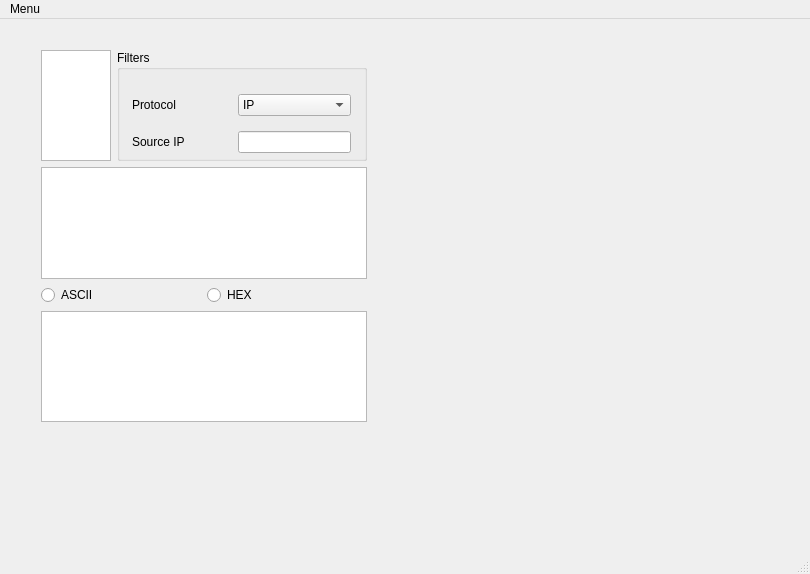
<?xml version="1.0" encoding="UTF-8"?>
<ui version="4.0">
 <class>Gui</class>
 <widget class="QMainWindow" name="Gui">
  <property name="geometry">
   <rect>
    <x>0</x>
    <y>0</y>
    <width>810</width>
    <height>574</height>
   </rect>
  </property>
  <property name="windowTitle">
   <string>Sniffer</string>
  </property>
  <widget class="QWidget" name="centralWidget">
   <widget class="QWidget" name="layoutWidget">
    <property name="geometry">
     <rect>
      <x>30</x>
      <y>20</y>
      <width>348</width>
      <height>394</height>
     </rect>
    </property>
    <layout class="QVBoxLayout" name="centralLayout">
     <item>
      <layout class="QHBoxLayout" name="horizontalLayout">
       <item>
        <widget class="QListWidget" name="listWidget"/>
       </item>
       <item>
        <widget class="QGroupBox" name="groupBox">
         <property name="sizePolicy">
          <sizepolicy hsizetype="Fixed" vsizetype="Preferred">
           <horstretch>0</horstretch>
           <verstretch>0</verstretch>
          </sizepolicy>
         </property>
         <property name="minimumSize">
          <size>
           <width>250</width>
           <height>0</height>
          </size>
         </property>
         <property name="maximumSize">
          <size>
           <width>250</width>
           <height>16777215</height>
          </size>
         </property>
         <property name="title">
          <string>Filters</string>
         </property>
         <widget class="QWidget" name="verticalLayoutWidget">
          <property name="geometry">
           <rect>
            <x>0</x>
            <y>20</y>
            <width>249</width>
            <height>223</height>
           </rect>
          </property>
          <layout class="QVBoxLayout" name="verticalLayout">
           <property name="leftMargin">
            <number>15</number>
           </property>
           <property name="topMargin">
            <number>15</number>
           </property>
           <property name="rightMargin">
            <number>15</number>
           </property>
           <property name="bottomMargin">
            <number>15</number>
           </property>
           <item>
            <layout class="QHBoxLayout" name="horizontalLayout_2">
             <property name="leftMargin">
              <number>0</number>
             </property>
             <property name="topMargin">
              <number>0</number>
             </property>
             <property name="rightMargin">
              <number>0</number>
             </property>
             <property name="bottomMargin">
              <number>0</number>
             </property>
             <item>
              <widget class="QLabel" name="label">
               <property name="sizePolicy">
                <sizepolicy hsizetype="Fixed" vsizetype="Preferred">
                 <horstretch>0</horstretch>
                 <verstretch>0</verstretch>
                </sizepolicy>
               </property>
               <property name="minimumSize">
                <size>
                 <width>100</width>
                 <height>0</height>
                </size>
               </property>
               <property name="maximumSize">
                <size>
                 <width>100</width>
                 <height>16777215</height>
                </size>
               </property>
               <property name="text">
                <string>Protocol</string>
               </property>
              </widget>
             </item>
             <item>
              <widget class="QComboBox" name="comboBox">
               <item>
                <property name="text">
                 <string>IP</string>
                </property>
               </item>
               <item>
                <property name="text">
                 <string>ICMP</string>
                </property>
               </item>
               <item>
                <property name="text">
                 <string>TCP</string>
                </property>
               </item>
               <item>
                <property name="text">
                 <string>UDP</string>
                </property>
               </item>
              </widget>
             </item>
            </layout>
           </item>
           <item>
            <layout class="QHBoxLayout" name="horizontalLayout_3">
             <item>
              <widget class="QLabel" name="src_ip_label">
               <property name="sizePolicy">
                <sizepolicy hsizetype="Fixed" vsizetype="Preferred">
                 <horstretch>0</horstretch>
                 <verstretch>0</verstretch>
                </sizepolicy>
               </property>
               <property name="minimumSize">
                <size>
                 <width>100</width>
                 <height>0</height>
                </size>
               </property>
               <property name="maximumSize">
                <size>
                 <width>100</width>
                 <height>16777215</height>
                </size>
               </property>
               <property name="text">
                <string>Source IP</string>
               </property>
              </widget>
             </item>
             <item>
              <widget class="QLineEdit" name="src_ip_edit"/>
             </item>
            </layout>
           </item>
           <item>
            <layout class="QHBoxLayout" name="horizontalLayout_4">
             <item>
              <widget class="QLabel" name="dst_ip_label">
               <property name="sizePolicy">
                <sizepolicy hsizetype="Fixed" vsizetype="Preferred">
                 <horstretch>0</horstretch>
                 <verstretch>0</verstretch>
                </sizepolicy>
               </property>
               <property name="minimumSize">
                <size>
                 <width>100</width>
                 <height>0</height>
                </size>
               </property>
               <property name="maximumSize">
                <size>
                 <width>100</width>
                 <height>16777215</height>
                </size>
               </property>
               <property name="text">
                <string>Destination IP</string>
               </property>
              </widget>
             </item>
             <item>
              <widget class="QLineEdit" name="dst_ip_edit"/>
             </item>
            </layout>
           </item>
           <item>
            <layout class="QHBoxLayout" name="horizontalLayout_6">
             <item>
              <widget class="QLabel" name="src_port_label">
               <property name="sizePolicy">
                <sizepolicy hsizetype="Fixed" vsizetype="Preferred">
                 <horstretch>100</horstretch>
                 <verstretch>0</verstretch>
                </sizepolicy>
               </property>
               <property name="minimumSize">
                <size>
                 <width>100</width>
                 <height>0</height>
                </size>
               </property>
               <property name="text">
                <string>Source Port</string>
               </property>
              </widget>
             </item>
             <item>
              <widget class="QLineEdit" name="src_port_edit"/>
             </item>
            </layout>
           </item>
           <item>
            <layout class="QHBoxLayout" name="horizontalLayout_7">
             <item>
              <widget class="QLabel" name="dst_port_label">
               <property name="sizePolicy">
                <sizepolicy hsizetype="Fixed" vsizetype="Preferred">
                 <horstretch>0</horstretch>
                 <verstretch>0</verstretch>
                </sizepolicy>
               </property>
               <property name="minimumSize">
                <size>
                 <width>100</width>
                 <height>0</height>
                </size>
               </property>
               <property name="maximumSize">
                <size>
                 <width>100</width>
                 <height>16777215</height>
                </size>
               </property>
               <property name="text">
                <string>Destination Port</string>
               </property>
              </widget>
             </item>
             <item>
              <widget class="QLineEdit" name="dst_port_edit"/>
             </item>
            </layout>
           </item>
          </layout>
         </widget>
         <zorder>verticalLayoutWidget</zorder>
         <zorder></zorder>
        </widget>
       </item>
      </layout>
     </item>
     <item>
      <widget class="QTableWidget" name="tableWidget"/>
     </item>
     <item>
      <layout class="QHBoxLayout" name="horizontalLayout_5">
       <item>
        <widget class="QRadioButton" name="radioButton">
         <property name="text">
          <string>ASCII</string>
         </property>
        </widget>
       </item>
       <item>
        <widget class="QRadioButton" name="radioButton_2">
         <property name="text">
          <string>HEX</string>
         </property>
        </widget>
       </item>
      </layout>
     </item>
     <item>
      <widget class="QPlainTextEdit" name="plainTextEdit"/>
     </item>
    </layout>
   </widget>
   <zorder>layoutWidget</zorder>
   <zorder>comboBox</zorder>
   <zorder>label</zorder>
   <zorder>src_ip_label</zorder>
   <zorder>src_ip_edit</zorder>
   <zorder>src_ip_edit</zorder>
   <zorder>dst_ip_label</zorder>
   <zorder>dst_ip_edit</zorder>
   <zorder>radioButton</zorder>
   <zorder>radioButton_2</zorder>
   <zorder>radioButton</zorder>
   <zorder>radioButton_2</zorder>
   <zorder>src_port_label</zorder>
   <zorder>src_port_edit</zorder>
   <zorder>dst_port_label</zorder>
   <zorder>dst_port_edit</zorder>
  </widget>
  <widget class="QMenuBar" name="menuBar">
   <property name="geometry">
    <rect>
     <x>0</x>
     <y>0</y>
     <width>810</width>
     <height>27</height>
    </rect>
   </property>
   <widget class="QMenu" name="menuFile">
    <property name="title">
     <string>Menu</string>
    </property>
    <addaction name="actionStart"/>
    <addaction name="actionStop"/>
    <addaction name="separator"/>
    <addaction name="actionClear"/>
    <addaction name="actionExit_3"/>
   </widget>
   <addaction name="menuFile"/>
  </widget>
  <widget class="QStatusBar" name="statusBar"/>
  <action name="actionStart">
   <property name="text">
    <string>Start</string>
   </property>
  </action>
  <action name="actionStop">
   <property name="text">
    <string>Stop</string>
   </property>
  </action>
  <action name="actionExit">
   <property name="text">
    <string>Exit</string>
   </property>
  </action>
  <action name="actionExit_2">
   <property name="text">
    <string>Exit</string>
   </property>
  </action>
  <action name="actionClear">
   <property name="text">
    <string>Clear</string>
   </property>
  </action>
  <action name="actionExit_3">
   <property name="text">
    <string>Exit</string>
   </property>
  </action>
 </widget>
 <layoutdefault spacing="6" margin="11"/>
 <resources/>
 <connections/>
</ui>
